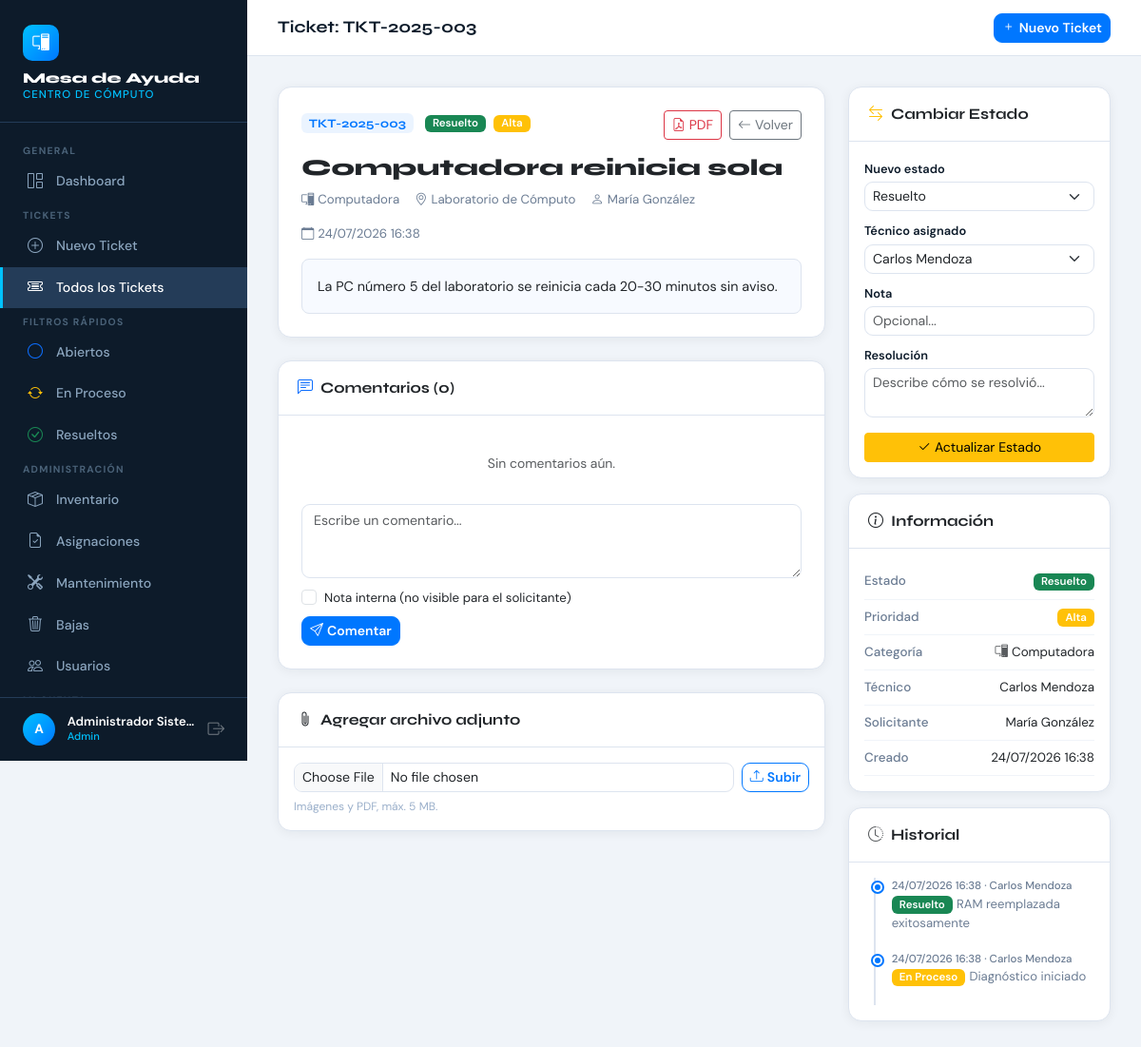
The page /index.php?c=tickets&a=detail&id=3 (signed in) on the database its author committed.
### tables this page shows
CREATE TABLE IF NOT EXISTS tickets (id INT AUTO_INCREMENT PRIMARY KEY, folio VARCHAR(20) NOT NULL UNIQUE, titulo VARCHAR(200) NOT NULL, descripcion TEXT NOT NULL, categoria ENUM('internet','computadora','impresora','proyector','red','software','hardware','otro') NOT NULL, prioridad ENUM('baja','media','alta','critica') NOT NULL DEFAULT 'media', estado ENUM('abierto','en_proceso','en_espera','resuelto','cerrado') NOT NULL DEFAULT 'abierto', ubicacion VARCHAR(150) DEFAULT NULL, usuario_id INT NOT NULL, tecnico_id INT DEFAULT NULL, resolucion TEXT DEFAULT NULL, creado_en DATETIME NOT NULL DEFAULT CURRENT_TIMESTAMP, actualizado_en DATETIME NOT NULL DEFAULT CURRENT_TIMESTAMP ON UPDATE CURRENT_TIMESTAMP, cerrado_en DATETIME DEFAULT NULL, FOREIGN KEY (usuario_id) REFERENCES usuarios(id), FOREIGN KEY (tecnico_id) REFERENCES usuarios(id));

CREATE TABLE IF NOT EXISTS usuarios (id INT AUTO_INCREMENT PRIMARY KEY, nombre VARCHAR(100) NOT NULL, apellido VARCHAR(100) NOT NULL, email VARCHAR(150) NOT NULL UNIQUE, password VARCHAR(255) NOT NULL, rol ENUM('maestro','tecnico','admin','auxiliar_administrativo','coordinador','operario','ayudante','residente_becario','control_de_obra','supervisor_seguridad','contra_incendios','tecnico_instrumentista') NOT NULL DEFAULT 'auxiliar_administrativo', departamento VARCHAR(100) DEFAULT NULL, activo TINYINT(1) NOT NULL DEFAULT 1, creado_en DATETIME NOT NULL DEFAULT CURRENT_TIMESTAMP, actualizado_en DATETIME NOT NULL DEFAULT CURRENT_TIMESTAMP ON UPDATE CURRENT_TIMESTAMP);

CREATE TABLE IF NOT EXISTS historial_estados (id INT AUTO_INCREMENT PRIMARY KEY, ticket_id INT NOT NULL, usuario_id INT NOT NULL, estado_anterior ENUM('abierto','en_proceso','en_espera','resuelto','cerrado') DEFAULT NULL, estado_nuevo ENUM('abierto','en_proceso','en_espera','resuelto','cerrado') NOT NULL, nota VARCHAR(255) DEFAULT NULL, creado_en DATETIME NOT NULL DEFAULT CURRENT_TIMESTAMP, FOREIGN KEY (ticket_id) REFERENCES tickets(id) ON DELETE CASCADE, FOREIGN KEY (usuario_id) REFERENCES usuarios(id));

### views/tickets/detail.php (the view, shortened to what the rows shown need)
<?php
$pageTitle='Ticket: '.$ticket['folio'];
require __DIR__.'/../layouts/header.php';
$est=$estados[$ticket['estado']]??['label'=>$ticket['estado'],'color'=>'secondary'];
$pri=$prioridades[$ticket['prioridad']]??['label'=>$ticket['prioridad'],'color'=>'secondary'];
$cat=$categorias[$ticket['categoria']]??['label'=>$ticket['categoria'],'icon'=>'bi-tools'];
?>
<div class="row g-4">
  <div class="col-lg-8">
    <div class="card mb-4">
      <div class="card-body p-4">
        <div class="d-flex align-items-start justify-content-between flex-wrap gap-2 mb-3">
          <div>
            <span class="folio-badge me-2"><?=htmlspecialchars($ticket['folio'])?></span>
            <span class="badge bg-<?=$est['color']?>"><?=$est['label']?></span>
            <span class="badge bg-<?=$pri['color']?> ms-1"><?=$pri['label']?></span>
          </div>
          <div class="d-flex gap-2">
            <a href="index.php?c=reports&a=ticket&id=<?=$ticket['id']?>" target="_blank" class="btn btn-sm btn-outline-danger"><i class="bi bi-file-earmark-pdf me-1"></i>PDF</a>
            <a href="index.php?c=tickets" class="btn btn-sm btn-outline-secondary"><i class="bi bi-arrow-left me-1"></i>Volver</a>
          </div>
        </div>
        <h4 style="font-family:'Syne',sans-serif;font-weight:800;margin-bottom:.5rem"><?=htmlspecialchars($ticket['titulo'])?></h4>
        <div class="d-flex flex-wrap gap-3 mb-3" style="font-size:.83rem;color:#6b7c93">
          <span><i class="<?=$cat['icon']?> me-1"></i><?=$cat['label']?></span>
          <?php if($ticket['ubicacion']):?><span><i class="bi bi-geo-alt me-1"></i><?=htmlspecialchars($ticket['ubicacion'])?></span><?php endif;?>
          <span><i class="bi bi-person me-1"></i><?=htmlspecialchars($ticket['nombre_usuario'])?></span>
          <span><i class="bi bi-calendar me-1"></i><?=date('d/m/Y H:i',strtotime($ticket['creado_en']))?></span>
        </div>
        <div class="p-3 rounded-3" style="background:#f7faff;border:1px solid #dde4ef;font-size:.9rem;line-height:1.7;white-space:pre-wrap"><?=htmlspecialchars($ticket['descripcion'])?></div>
      </div>
    </div>
    <div class="card mb-4">
      <div class="card-header"><i class="bi bi-chat-left-text me-2 text-primary"></i>Comentarios (<?=count($comentarios)?>)</div>
      <div class="card-body p-4">
        <?php if(empty($comentarios)):?><p class="text-muted text-center py-3" style="font-size:.87rem">Sin comentarios aún.</p><?php endif;?>
        <?php if(!in_array($ticket['estado'],['cerrado'])):?>
        <form method="POST" class="mt-3">
          <div class="mb-2"><textarea name="mensaje" class="form-control" rows="3" placeholder="Escribe un comentario..." required></textarea></div>
          <?php if($esAdmin):?><div class="form-check mb-2"><input type="checkbox" name="es_interno" class="form-check-input" id="chkInterno"><label class="form-check-label" for="chkInterno" style="font-size:.83rem">Nota interna (no visible para el solicitante)</label></div><?php endif;?>
          <button type="submit" class="btn btn-primary btn-sm"><i class="bi bi-send me-1"></i>Comentar</button>
        </form>
        <?php endif;?>
      </div>
    </div>
    <?php if(!in_array($ticket['estado'],['cerrado'])):?>
    <div class="card mb-4">
      <div class="card-header"><i class="bi bi-paperclip me-2"></i>Agregar archivo adjunto</div>
      <div class="card-body p-3">
        <form method="POST" enctype="multipart/form-data" class="d-flex gap-2 align-items-end flex-wrap">
          <div style="flex:1;min-width:200px"><input type="file" name="adjunto" class="form-control form-control-sm" accept=".jpg,.jpeg,.png,.gif,.webp,.pdf"></div>
          <button type="submit" class="btn btn-outline-primary btn-sm"><i class="bi bi-upload me-1"></i>Subir</button>
        </form>
        <div style="font-size:.75rem;color:#9aafca;margin-top:.4rem">Imágenes y PDF, máx. 5 MB.</div>
      </div>
    </div>
    <?php endif;?>
  </div>
  <div class="col-lg-4">
    <?php if($esAdmin&&!in_array($ticket['estado'],['cerrado'])):?>
    <div class="card mb-3">
      <div class="card-header"><i class="bi bi-arrow-left-right me-2 text-warning"></i>Cambiar Estado</div>
      <div class="card-body p-3">
        <form method="POST">
          <div class="mb-2"><label class="form-label mb-1" style="font-size:.8rem">Nuevo estado</label>
            <select name="estado" class="form-select form-select-sm">
              <?php foreach($estados as $k=>$e):?>
              <option value="<?=$k?>" <?=$ticket['estado']===$k?'selected':''?>><?=$e['label']?></option>
              <?php endforeach;?>
            </select>
          </div>
          <div class="mb-2"><label class="form-label mb-1" style="font-size:.8rem">Técnico asignado</label>
            <select name="tecnico_id" class="form-select form-select-sm">
              <?php foreach($tecnicos as $t):?>
              <option value="<?=$t['id']?>" <?=$ticket['tecnico_id']==$t['id']?'selected':''?>><?=htmlspecialchars($t['nombre'].' '.$t['apellido'])?></option>
              <?php endforeach;?>
            </select>
          </div>
          <div class="mb-2"><label class="form-label mb-1" style="font-size:.8rem">Nota</label><input type="text" name="nota" class="form-control form-control-sm" placeholder="Opcional..."></div>
          <div class="mb-3" id="resDiv" style="display:<?=in_array($ticket['estado'],['resuelto','cerrado'])?'block':'none'?>">
            <label class="form-label mb-1" style="font-size:.8rem">Resolución</label>
            <textarea name="resolucion" class="form-control form-control-sm" rows="2" placeholder="Describe cómo se resolvió..."><?=htmlspecialchars($ticket['resolucion']??'')?></textarea>
          </div>
          <button type="submit" class="btn btn-warning btn-sm w-100" style="color:#000"><i class="bi bi-check2 me-1"></i>Actualizar Estado</button>
        </form>
      </div>
    </div>
    <?php endif;?>
    <div class="card mb-3">
      <div class="card-header"><i class="bi bi-info-circle me-2"></i>Información</div>
      <div class="card-body p-3">
        <?php foreach([['Estado','<span class="badge bg-'.$est['color'].'">'.$est['label'].'</span>'],['Prioridad','<span class="badge bg-'.$pri['color'].'">'.$pri['label'].'</span>'],['Categoría','<i class="'.$cat['icon'].' me-1 text-muted"></i>'.$cat['label']],['Técnico',$ticket['nombre_tecnico']?htmlspecialchars($ticket['nombre_tecnico']):'<span class="text-muted">Sin asignar</span>'],['Solicitante',htmlspecialchars($ticket['nombre_usuario'])],['Creado',date('d/m/Y H:i',strtotime($ticket['creado_en']))],$ticket['cerrado_en']?['Cerrado',date('d/m/Y H:i',strtotime($ticket['cerrado_en']))]:[null,null]] as [$k,$v]):if(!$k)continue;?>
        <div class="d-flex justify-content-between py-2" style="border-bottom:1px solid #f0f4f9;font-size:.84rem">
          <span style="color:#6b7c93;font-weight:500"><?=$k?></span><span><?=$v?></span>
        </div>
        <?php endforeach;?>
      </div>
    </div>
    <div class="card">
      <div class="card-header"><i class="bi bi-clock-history me-2 text-muted"></i>Historial</div>
      <div class="card-body p-3">
        <div class="timeline">
        <?php foreach(array_reverse($historial) as $h):$n=Ticket::ESTADOS[$h['estado_nuevo']]??['label'=>$h['estado_nuevo'],'color'=>'secondary'];?>
        <div class="timeline-item">
          <div class="timeline-date"><?=date('d/m/Y H:i',strtotime($h['creado_en']))?> · <?=htmlspecialchars($h['nombre_usuario'])?></div>
          <div class="timeline-text"><span class="badge bg-<?=$n['color']?> me-1"><?=$n['label']?></span><?php if($h['nota']):?><span style="font-size:.82rem;color:#6b7c93"><?=htmlspecialchars($h['nota'])?></span><?php endif;?></div>
        </div>
        <?php endforeach;?>
        </div>
      </div>
    </div>
  </div>
</div>
<?php require __DIR__.'/../layouts/footer.php';?>

### views/layouts/header.php (shortened to what the rows shown need)
<!DOCTYPE html>
<html lang="es">
<head>
    <link href="https://cdn.jsdelivr.net/npm/bootstrap@5.3.3/dist/css/bootstrap.min.css" rel="stylesheet">
    <link href="https://cdn.jsdelivr.net/npm/bootstrap-icons@1.11.3/font/bootstrap-icons.css" rel="stylesheet">
</head>
<body>
<nav id="sidebar">
    <div class="sidebar-brand">
        <div class="logo-icon"><i class="bi bi-pc-display"></i></div>
        <div class="brand-name">Mesa de Ayuda</div>
        <div class="brand-sub">Centro de Cómputo</div>
    </div>
    <div class="sidebar-nav">
        <?php $c = $_GET['c'] ?? 'dashboard'; $a = $_GET['a'] ?? 'index'; $rol = $_SESSION['user_rol'] ?? ''; ?>
        <span class="nav-section-label">General</span>
        <a href="index.php?c=dashboard" class="sidebar-link <?= $c==='dashboard'?'active':'' ?>"><i class="bi bi-grid-1x2"></i> Dashboard</a>
        <span class="nav-section-label">Tickets</span>
        <a href="index.php?c=tickets&a=create" class="sidebar-link <?= $c==='tickets'&&$a==='create'?'active':'' ?>"><i class="bi bi-plus-circle"></i> Nuevo Ticket</a>
        <a href="index.php?c=tickets" class="sidebar-link <?= $c==='tickets'&&$a!=='create'?'active':'' ?>"><i class="bi bi-ticket-detailed"></i> <?= in_array($rol,['admin','tecnico'])?'Todos los Tickets':'Mis Tickets' ?></a>
        <?php if (in_array($rol,['admin','tecnico'])): ?>
        <span class="nav-section-label">Filtros rápidos</span>
        <a href="index.php?c=tickets&estado=abierto" class="sidebar-link"><i class="bi bi-circle text-primary"></i> Abiertos</a>
        <a href="index.php?c=tickets&estado=en_proceso" class="sidebar-link"><i class="bi bi-arrow-repeat text-warning"></i> En Proceso</a>
        <a href="index.php?c=tickets&estado=resuelto" class="sidebar-link"><i class="bi bi-check-circle text-success"></i> Resueltos</a>
        <?php endif; ?>
        <?php if ($rol==='admin'): ?>
        <span class="nav-section-label">Administración</span>
        <a href="index.php?c=inventario" class="sidebar-link <?= $c==='inventario'?'active':'' ?>"><i class="bi bi-box-seam"></i> Inventario</a>
        <a href="index.php?c=asignaciones" class="sidebar-link <?= $c==='asignaciones'?'active':'' ?>"><i class="bi bi-file-earmark-check"></i> Asignaciones</a>
        <a href="index.php?c=mantenimiento" class="sidebar-link <?= $c==='mantenimiento'?'active':'' ?>"><i class="bi bi-tools"></i> Mantenimiento</a>
        <a href="index.php?c=bajas" class="sidebar-link <?= $c==='bajas'?'active':'' ?>"><i class="bi bi-trash3"></i> Bajas</a>
        <a href="index.php?c=users" class="sidebar-link <?= $c==='users'&&$a!=='profile'&&$a!=='register'?'active':'' ?>"><i class="bi bi-people"></i> Usuarios</a>
        <?php endif; ?>
        <span class="nav-section-label">Mi Cuenta</span>
    </div>
    <div class="sidebar-user">
        <div class="user-avatar"><?= strtoupper(substr($_SESSION['user_name']??'U',0,1)) ?></div>
        <div class="user-info" style="min-width:0">
            <div class="user-name"><?= htmlspecialchars($_SESSION['user_name']??'') ?></div>
            <div class="user-role"><?= htmlspecialchars($rol) ?></div>
        </div>
        <a href="index.php?c=auth&a=logout" class="ms-auto text-decoration-none" title="Cerrar sesión"><i class="bi bi-box-arrow-right text-secondary" style="font-size:1.1rem"></i></a>
    </div>
</nav>
<div id="main-content">
    <div class="topbar">
        <span class="topbar-title"><?= $pageTitle ?? 'Dashboard' ?></span>
        <div class="d-flex align-items-center gap-3">
            <a href="index.php?c=tickets&a=create" class="btn btn-primary btn-sm"><i class="bi bi-plus me-1"></i>Nuevo Ticket</a>
        </div>
    </div>
    <div class="page-body">

### rows shown on the page
tickets: folio "Ticket: TKT-2025-003", folio "TKT-2025-003", estado "Resuelto", prioridad "Alta", titulo "Computadora reinicia sola", categoria "Computadora", ubicacion "Laboratorio de Cómputo", creado_en "24/07/2026 16:38", descripcion "La PC número 5 del laboratorio se reinicia cada 20-30 minutos sin aviso.", tecnico_id "Carlos Mendoza"
historial_estados: creado_en "24/07/2026 16:38", nombre_usuario "Carlos Mendoza", estado_nuevo "Resuelto", nota "RAM reemplazada exitosamente"
historial_estados: creado_en "24/07/2026 16:38", nombre_usuario "Carlos Mendoza", estado_nuevo "En Proceso", nota "Diagnóstico iniciado"

### other values the page prints
substr($_SESSION['user_name']??'U',0,1) "A"
$_SESSION['user_name'] "Administrador Siste…"
$rol "Admin"
$ticket['nombre_usuario'] "María González"
count($comentarios) "0"
$k "Estado"
$v "Resuelto"
$k "Prioridad"
$v "Alta"
$k "Categoría"
$v "Computadora"
$k "Técnico"
$v "Carlos Mendoza"
$k "Solicitante"
$v "María González"
